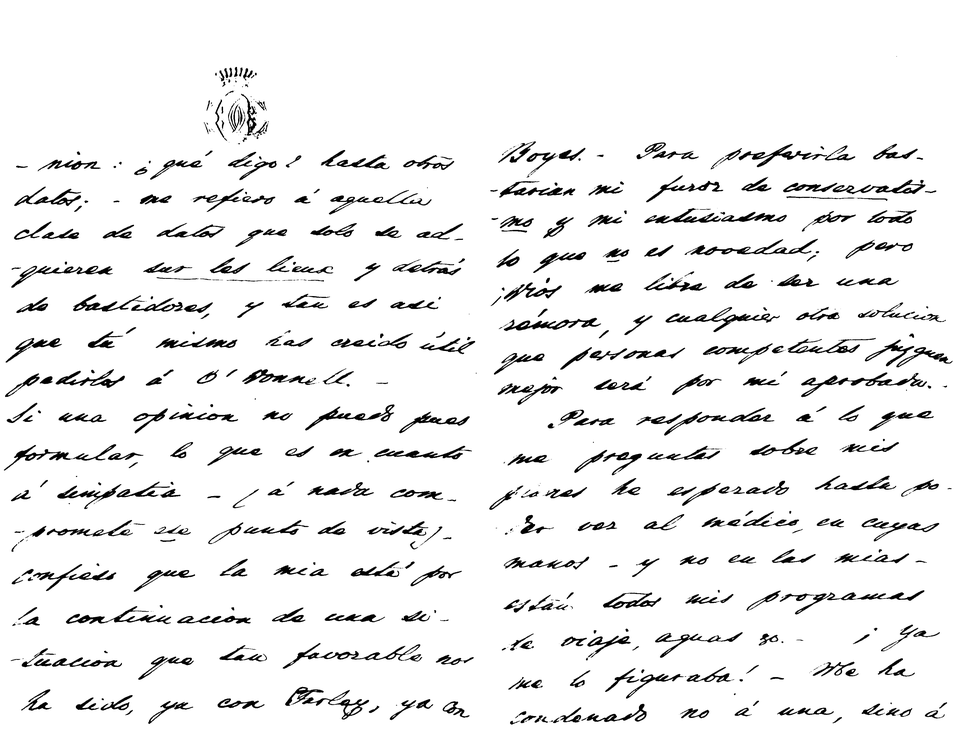
#> input picture IMG_0003_met_0_vec_2_sig_-1_thr_0.png, 954 x 740 px, shrunk from 3546 x 2752 before the run
$ python div.py ../IMG_0003_met_0_vec_2_sig_-1_thr_0.png ../IMG_0003_met_0_vec_3_sig_-1_thr_0.png
#> lines starting #> are read from the running program, lines starting #| are printed output that depends on the picture; after the words box and inside, x2 and y2 are one past the last pixel; in counts of white or black regions, pixels touching at a corner belong together
import cv2
import numpy as np
import os
import matplotlib.pyplot as plt
import matplotlib.patches as mpatches
import scipy
import sys
from PIL import Image, ImageDraw, ImageFont
from skimage import measure
from scipy import ndimage
import Separacion
import Filtros
#import Umbralizaciones
import Umbralizacion

#umbralizaciones = Umbralizaciones.Umbralizaciones()
umbralizacion = Umbralizacion.Umbralizacion()
separar = Separacion.Separacion()
filtro = Filtros.Filtros()

# Importar transcripción
#transcripcion = '../T_1892.01.25.txt'
#transcripcion = '../1882-L123.M17.T_2.txt'
transcripcion = sys.argv[2]

# Importar imagen original
#file = '../imgs/0003_sin_escudo.png'
file = sys.argv[1]

#file = '../imgs/Narciso2.png'
#file = '../../../Osborne/RepoOsborne/documentos/1882-L123.M17/1/IMG_0002.png'
#legajo = '1882-L123.M17_1'

# Parámetros modificables
erosion = 5

pag_izq = 2
pag_der = 3

nombre = os.path.splitext(os.path.basename(file))[0]
path = os.path.dirname(file)
original = cv2.imread(file)
#> original is the input picture: shape (740, 954, 3); min 0, max 255, mean 238.6
orig = Image.open(file)

# Umbralizado de JSM
#img = umbralizaciones.umbralizar_imagen(file)
# Umbralizado nuestro
gray_img = cv2.cvtColor(original, cv2.COLOR_BGR2GRAY)
ret, img = cv2.threshold(gray_img, 0, 255, cv2.THRESH_BINARY + cv2.THRESH_OTSU)
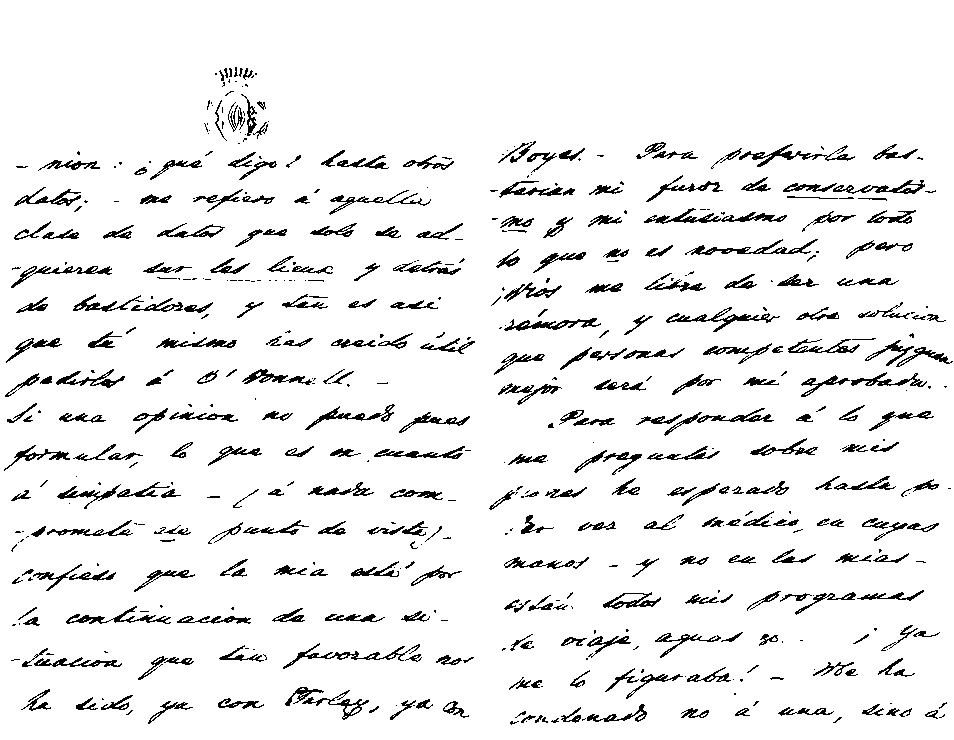
#> img: shape (740, 954); 93.1% white; black in thin lines or dots, all inside (x1, y1, x2, y2) = (4, 67, 953, 725)
#> ret = 147

font = ImageFont.truetype("Arial.ttf",40)
d = ImageDraw.Draw(orig)

# Calcular tamaño de imagen en centímetros
#> (the run stopped early here; a loop or call above may not have finished)

$ run again, on IMG_0003_met_2_vec_2_sig_0_thr_0.png
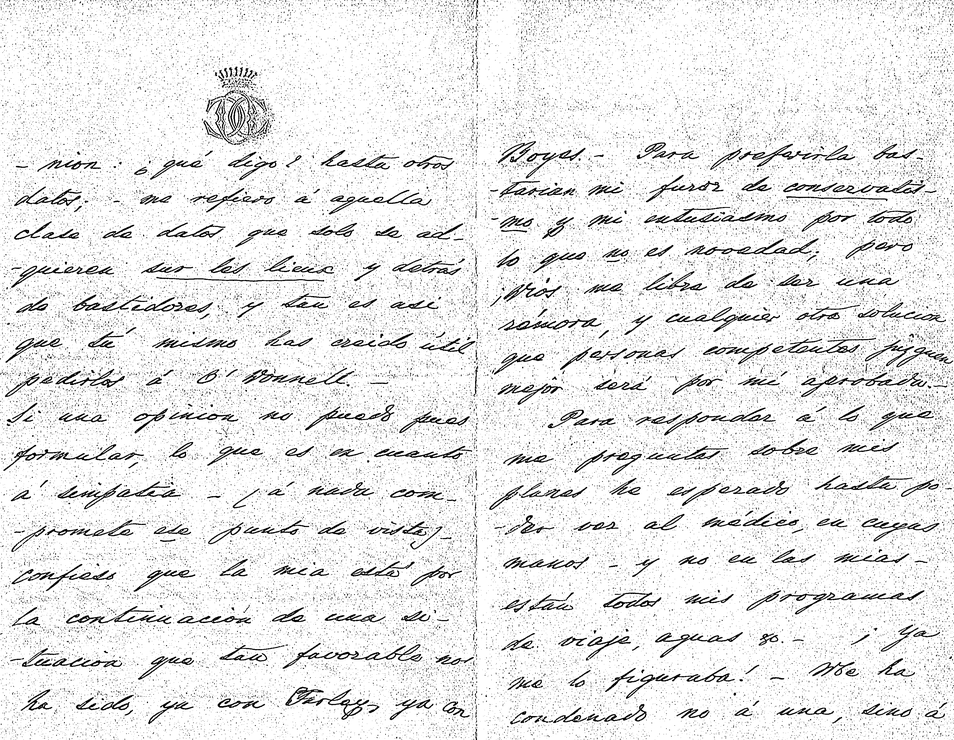
#> input picture IMG_0003_met_2_vec_2_sig_0_thr_0.png, 954 x 740 px, shrunk from 3546 x 2752 before the run
#> original is the input picture: shape (740, 954, 3); min 0, max 255, mean 231.3
#> `ret, img = cv2.threshold(gray_img, 0, 255, cv2.THRESH_BINARY + cv2.THR..`:
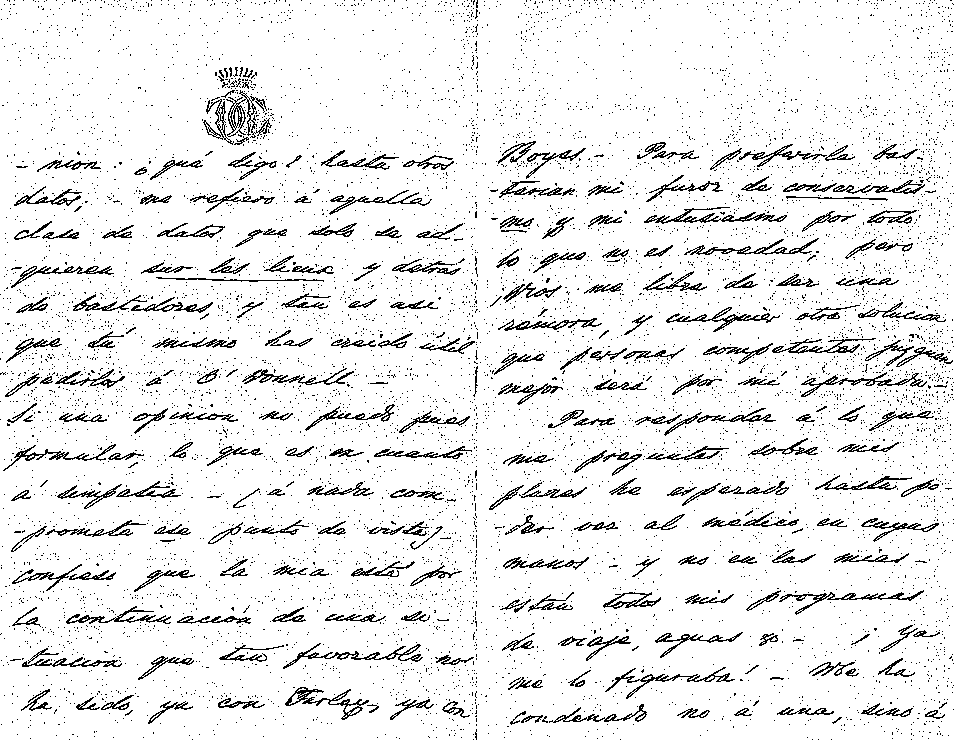
#> img: shape (740, 954); 92% white; black in thin lines or dots
#> ret = 158
